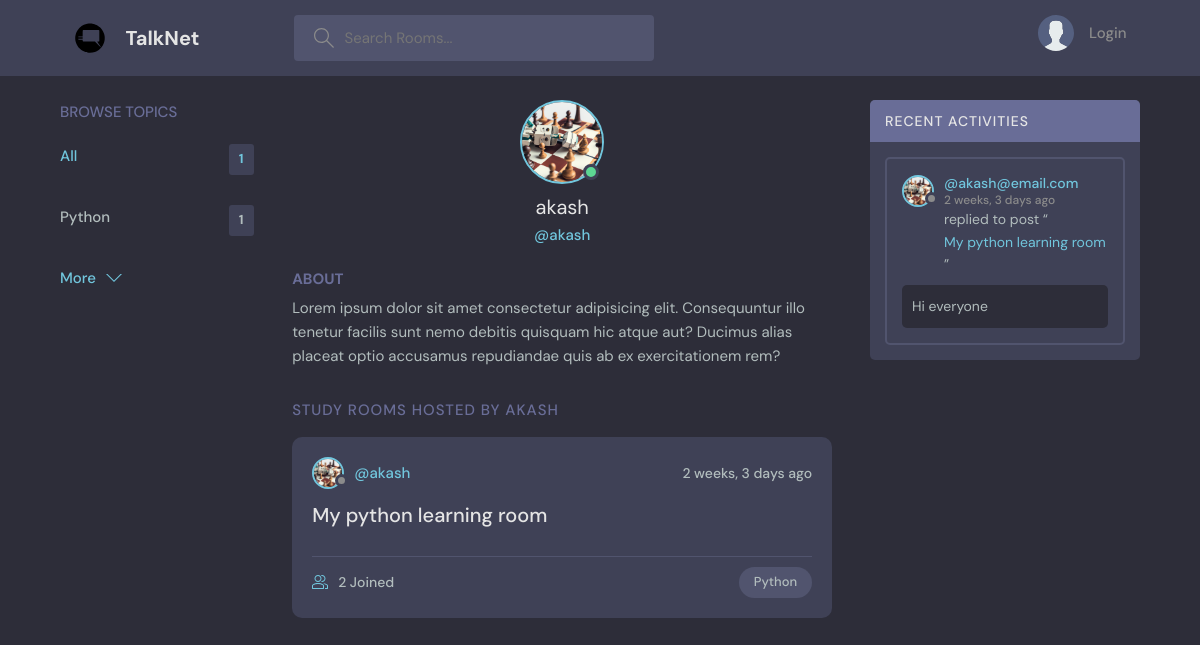
Screenshot of /user-profile/1/ with the database file from the repository.
### base/models.py (models this page shows, shortened)
class Topic(models.Model):
    name = models.CharField(max_length=200)

class User(AbstractUser):
    name = models.CharField(max_length=200, null=True)
    email = models.EmailField(unique=True, null=True)
    bio = models.TextField(null=True)
    avatar = models.ImageField(null=True, default="avatar.svg")
    USERNAME_FIELD = "email"
    REQUIRED_FIELDS = []

class Room(models.Model):
    host = models.ForeignKey(User, on_delete=models.SET_NULL, null=True)
    topic = models.ForeignKey(Topic, on_delete=models.SET_NULL, null=True)
    name = models.CharField(max_length=200)
    description = models.TextField(null=True, blank=True)
    participants = models.ManyToManyField(User, related_name="participants", blank=True)
    updated = models.DateTimeField(auto_now=True)
    created = models.DateTimeField(auto_now_add=True)
    def __str__(self):
        return self.name
    class Meta:
        ordering = ["-updated", "-created"]

class Message(models.Model):
    user = models.ForeignKey(User, on_delete=models.CASCADE)
    room = models.ForeignKey(Room, on_delete=models.CASCADE)
    body = models.TextField()
    updated = models.DateTimeField(auto_now=True)
    created = models.DateTimeField(auto_now_add=True)
    def __str__(self):
        return self.body[0:50]
    class Meta:
        ordering = ["-updated", "-created"]

### base/views.py (the view)
# urls.py: path("user-profile/<str:pk>/", views.userProfile, name="user-profile"),
def userProfile(request, pk):
    user = User.objects.get(id=pk)
    rooms = user.room_set.all()  # type:ignore
    room_messages = user.message_set.all()  # type:ignore
    topics = Topic.objects.all()
    context = {
        "user": user,
        "rooms": rooms,
        "room_messages": room_messages,
        "topics": topics,
    }
    return render(request, "base/profile.html", context)

### base/templates/base/profile.html (shortened to what this page needs)
{% extends 'main.html' %} {% block content %}
  <main class="profile-page layout layout--3">
    <div class="container">
      {% include 'base/topic_component.html' %}
      <div class="roomList">
        <div class="profile">
          <div class="profile__avatar">
            <div class="avatar avatar--large active">
              <img src="{{user.avatar.url}}" />
            </div>
          </div>
          <div class="profile__info">
            <h3>{{user.username}}</h3>
            <p>@{{user.username}}</p>
          </div>
          <div class="profile__about">
            <h3>About</h3>
            <p>
              Lorem ipsum dolor sit amet consectetur adipisicing elit. Consequuntur illo tenetur
              facilis sunt nemo debitis quisquam hic atque aut? Ducimus alias placeat optio
              accusamus repudiandae quis ab ex exercitationem rem?
            </p>
          </div>
        </div>
        <div class="roomList__header">
          <div>
            <h2>Study Rooms Hosted by {{user.username}}</a>
            </h2>
          </div>
        </div>
        {% include 'base/feed_component.html' %}
      </div>
      {% include 'base/activity_component.html' %}
    </div>
  </main>
{% endblock content %}

### templates/main.html (shortened to what this page needs)
<!DOCTYPE html>
{% load static %}
<html lang="en">
    <head>
        <link rel="stylesheet" href="{% static 'styles/style.css' %}" />
    </head>
    <body>
        {% include 'navbar.html' %}  {% block content %} {% endblock content%}
    </body>
</html>

### templates/navbar.html (shortened to what this page needs)
{% load static %}
<header class="header header--loggedIn">
    <div class="container">
        <a href="{% url 'home' %}" class="header__logo">
            <img src="{% static 'images/talknet-logo.svg' %}" />
            <h1>TalkNet</h1>
        </a>
        <form class="header__search" action="{% url 'home' %}" method="GET">
            <label>
                <input type="text" name="q" placeholder="Search Rooms..." />
            </label>
        </form>
        <nav class="header__menu">
            {% if request.user.is_authenticated %}
            <div class="header__user">
                <a href="{% url 'user-profile' request.user.id %}">
                    <div class="avatar avatar--medium active">
                        <img src="{{request.user.avatar.url}}" />
                    </div>
                    <p>{{request.user}} <span>@{{request.user}}</span></p>
                </a>
                <button class="dropdown-button">
                    <svg
                        version="1.1"
                        xmlns="http://www.w3.org/2000/svg"
                        width="32"
                        height="32"
                        viewBox="0 0 32 32"
                    >
                        <title>chevron-down</title>
                        <path d="M16 21l-13-13h-3l16 16 16-16h-3l-13 13z"></path>
                    </svg>
                </button>
            </div>
            {% else %}
            <a href="{% url 'login' %}">
                <img src="{% static 'images/avatar.svg' %}" />
                <p>Login</p>
            </a>
            {% endif %}
        </nav>
    </div>
</header>

### base/templates/base/topic_component.html
<div class="topics">
    <div class="topics__header">
        <h2>Browse Topics</h2>
    </div>
    <ul class="topics__list">
        <li>
            <a href="{% url 'home' %}" class="active">All <span>{{topics.count}}</span></a>
        </li>
        {% for topic in topics %}
        <li>
            <a href="{% url 'home' %}?q={{topic.name}}"
                >{{topic.name}} <span>{{topic.room_set.all.count}}</span></a
            >
        </li>
        {% endfor %}
    </ul>
    <a class="btn btn--link" href="{% url 'topics' %}">
        More
        <svg
            version="1.1"
            xmlns="http://www.w3.org/2000/svg"
            width="32"
            height="32"
            viewBox="0 0 32 32"
        >
            <title>chevron-down</title>
            <path d="M16 21l-13-13h-3l16 16 16-16h-3l-13 13z"></path>
        </svg>
    </a>
</div>

### base/templates/base/feed_component.html (shortened to what this page needs)
{% for room in rooms %}
<div class="roomListRoom">
    <div class="roomListRoom__header">
        <a href="{% url 'user-profile' room.host.id %}" class="roomListRoom__author">
            <div class="avatar avatar--small">
                <img src="{{room.host.avatar.url}}" />
            </div>
            <span>@{{room.host.username}}</span>
        </a>
        <div class="roomListRoom__actions">
            <span>{{room.created|timesince}} ago</span>
        </div>
    </div>
    <div class="roomListRoom__content">
        <a href="{% url 'room' room.id %}">{{room.name}}</a>
    </div>
    <div class="roomListRoom__meta">
        <a href="{% url 'room' room.id %}" class="roomListRoom__joined">
            {{room.participants.all.count}} Joined
        </a>
        <p class="roomListRoom__topic">{{room.topic.name}}</p>
    </div>
</div>
{% endfor %}

### base/templates/base/activity_component.html (shortened to what this page needs)
<div class="activities">
    <div class="activities__header">
        <h2>Recent Activities</h2>
    </div>
    {% for message in room_messages %}
    <div class="activities__box">
        <div class="activities__boxHeader roomListRoom__header">
            <a href="{% url 'user-profile' message.user.id %}" class="roomListRoom__author">
                <div class="avatar avatar--small">
                    <img src="{{message.user.avatar.url}}" />
                </div>
                <p>
                    @{{message.user}}
                    <span>{{message.created|timesince}} ago</span>
                </p>
            </a>
        </div>
        <div class="activities__boxContent">
            <p>replied to post “<a href="{% url 'room' message.room.id %}">{{message.room}}</a>”</p>
            <div class="activities__boxRoomContent">
                {{message}}{% if message.body|length > 50 %}... {% endif %}
            </div>
        </div>
    </div>
    {% endfor %}
</div>

### rows the page displays
Topic: name "Python", room_set.all.count "1"
User: avatar (picture), username "akash", username "AKASH"
Room: host.avatar (picture), host.username "akash", created "2 weeks, 3 days", name "My python learning room", participants.all.count "2", topic.name "Python"
Message: user.avatar (picture), user "akash@email.com", created "2 weeks, 3 days", room "My python learning room", body "Hi everyone"

### other values shown
{{ topics.count }} "1"
